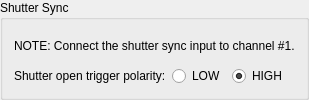
                    <widget class="QGroupBox" name="sync_confocal_shutter_box">
                     <property name="toolTip">
                      <string>The shutter output voltage is used to determine the start and stop of a scan.</string>
                     </property>
                     <property name="title">
                      <string>Shutter Sync</string>
                     </property>
                     <layout class="QGridLayout" name="gridLayout_63" columnstretch="0,0,20,0">
                      <item row="0" column="0" colspan="4">
                       <widget class="QLabel" name="sync_confocal_shutter_label">
                        <property name="toolTip">
                         <string>The shutter input channel is fixed to channel #1</string>
                        </property>
                        <property name="text">
                         <string>NOTE: Connect the shutter sync input to channel #1.</string>
                        </property>
                       </widget>
                      </item>
                      <item row="1" column="0">
                       <widget class="QLabel" name="sync_confocal_shutter_polarity_label">
                        <property name="minimumSize">
                         <size>
                          <width>0</width>
                          <height>0</height>
                         </size>
                        </property>
                        <property name="toolTip">
                         <string>The polarity of the shutter output voltage when the shutter is open.</string>
                        </property>
                        <property name="text">
                         <string>Shutter open trigger polarity:</string>
                        </property>
                       </widget>
                      </item>
                      <item row="1" column="1">
                       <widget class="QRadioButton" name="sync_confocal_shutter_low_button">
                        <property name="toolTip">
                         <string>Shutter output voltage goes LOW (&lt;1.0V) when shutter is open</string>
                        </property>
                        <property name="text">
                         <string>LOW</string>
                        </property>
                        <attribute name="buttonGroup">
                         <string notr="true">sync_confocal_shutter_polarity_button_group</string>
                        </attribute>
                       </widget>
                      </item>
                      <item row="1" column="2" colspan="2">
                       <widget class="QRadioButton" name="sync_confocal_shutter_high_button">
                        <property name="toolTip">
                         <string>Shutter output voltage goes HIGH (&gt;2.5V) when shutter is open</string>
                        </property>
                        <property name="text">
                         <string>HIGH</string>
                        </property>
                        <property name="checked">
                         <bool>true</bool>
                        </property>
                        <attribute name="buttonGroup">
                         <string notr="true">sync_confocal_shutter_polarity_button_group</string>
                        </attribute>
                       </widget>
                      </item>
                     </layout>
                    </widget>
